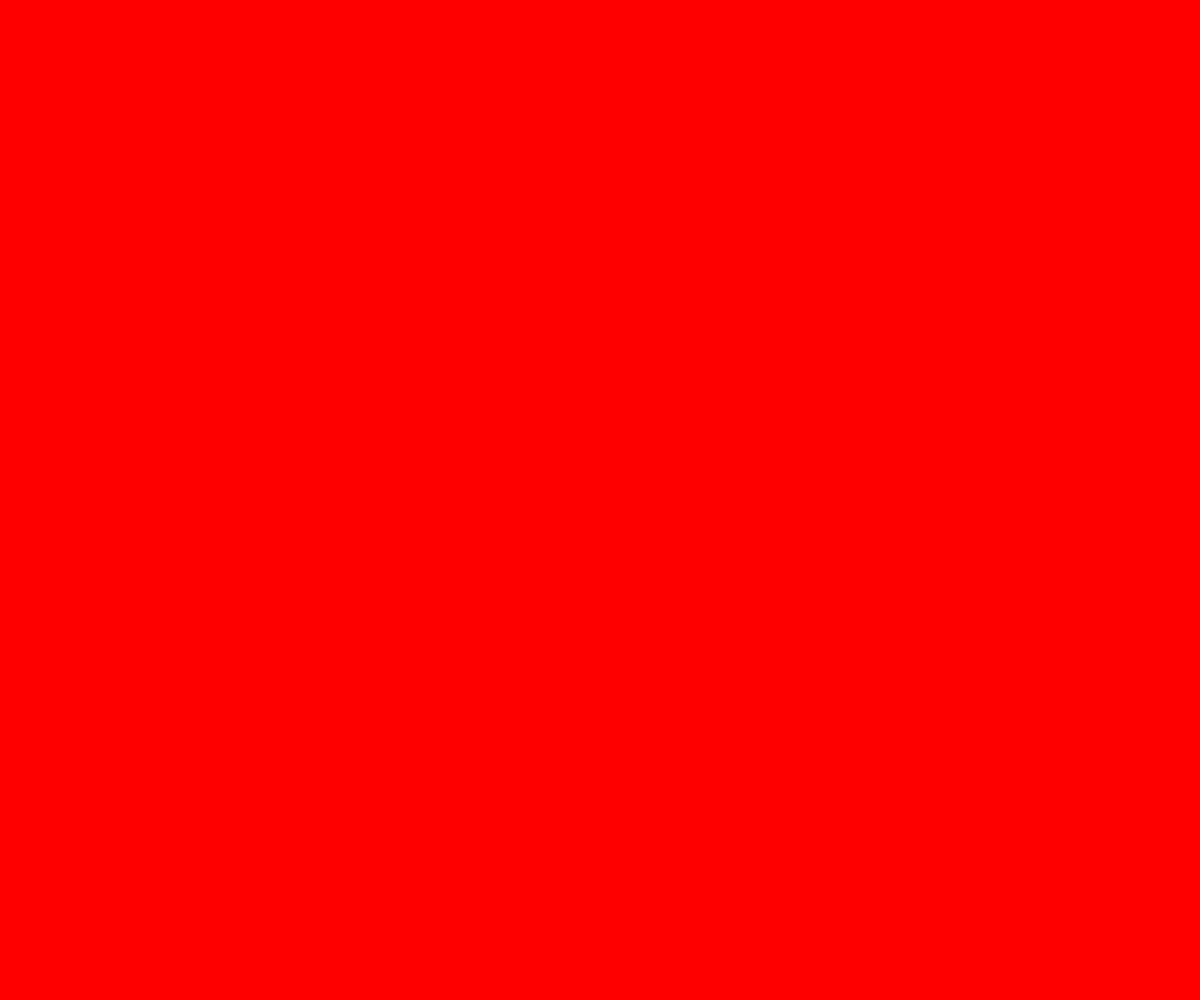
Frame 1 (no input)
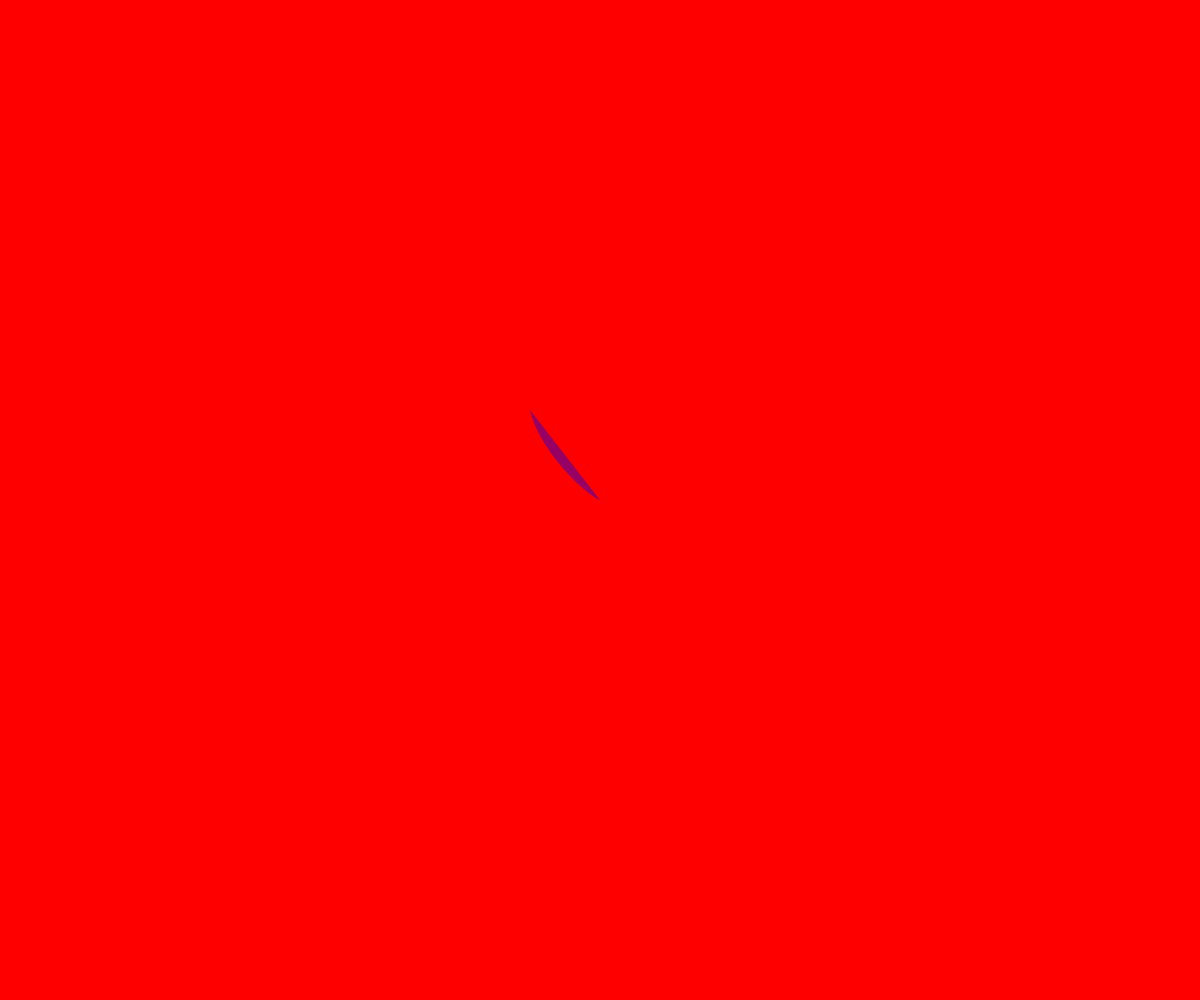
Frame 60 (no input)
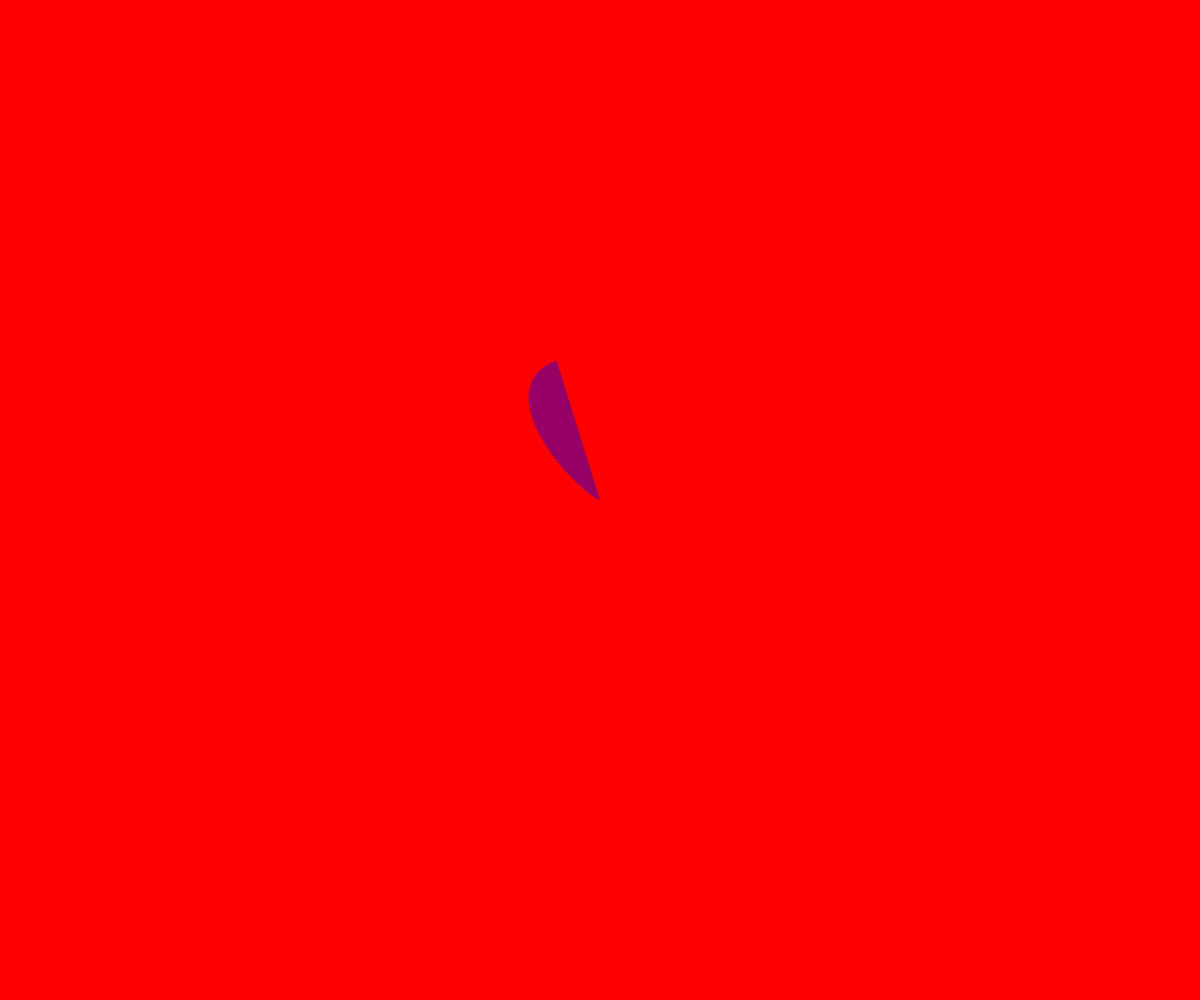
Frame 120 (the mouse pressed at the canvas centre since frame 60)

The p5.js sketch that drew these frames (run headless with seeded random() and noise() and a simulated clock; from frame 60 on, the mouse is pressed at the canvas centre):

// p5.js sketch
// ── sketch.js
// Heart Curve
// Daniel Shiffman
// https://thecodingtrain.com/challenges/134-heart-curve
// https://youtu.be/oUBAi9xQ2X4
// I ❤ you

//https://mathworld.wolfram.com/HeartCurve.html


//r(theta)=2-2sintheta+sintheta(sqrt(|costheta|))/(sintheta+1.4) 

const heart = [];
let a = 0;
const e = 2.71828;

function setup() {
  createCanvas(windowWidth, windowHeight);
}

function draw() {
  background(255, 0, 0);
  translate(width/2, height*1/2);
  noStroke(255);
  strokeWeight(2);
  scale(-1);
  fill(150, 0, 100);
  beginShape();
  for (let v of heart) {
    
    vertex(v.x, v.y);
  }
  endShape();

  //const r =  2 * sin(a) + sin(a)*pow(abs(cos(a)), 0.5)/(sin(a)+1.4);

  const r = 300 * (sin(a)*pow(abs(cos(a)), 0.05) / (sin(a)+7/5) );//+ 2*sin(a) + 2)
  const x =  r * cos(a);
  const y = 1.25 * r * abs(pow(sin(a), 0.25));
  heart.push(createVector(x, y));
  
  // So that it stops
  if (a > PI) {
    noLoop();
  }

  a += 0.01;
}
